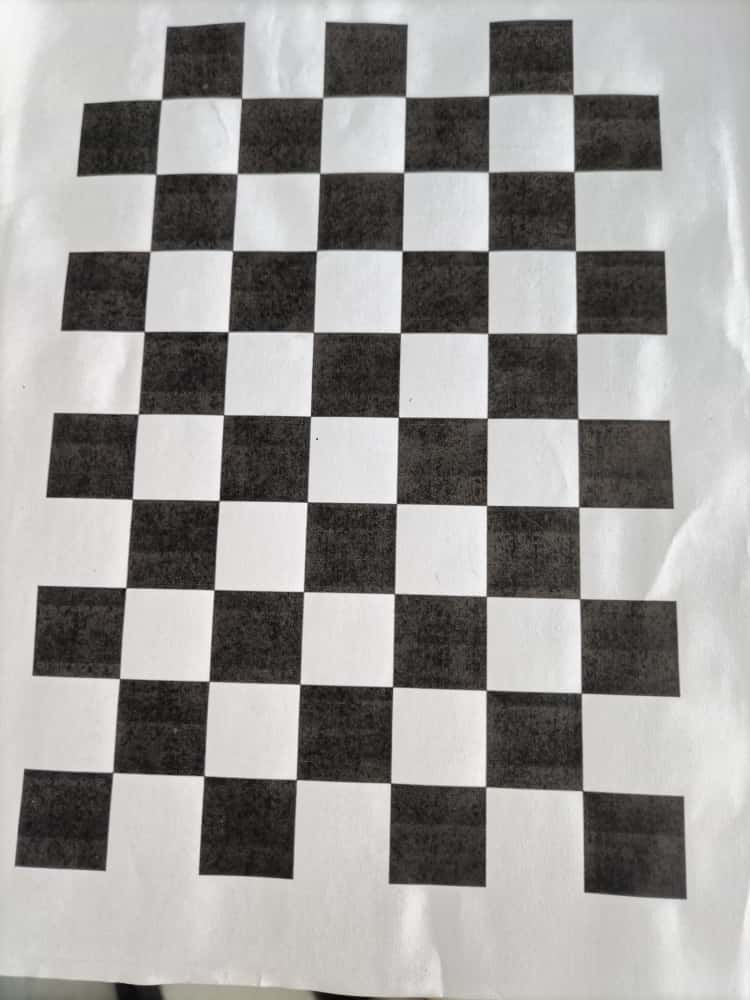
#> input picture 2025-09-19_practica_1_calibracion_camara/chessboard/WhatsApp Image 2025-09-20 at 12.33.55 PM(1).jpeg, 750 x 1000 px
$ jupyter execute practice.ipynb   (shell and % lines are left out)
#> lines starting #> are read from the running program, lines starting #| are printed output that depends on the picture; long printed decimals are rounded
[cell 1]
import cv2
import numpy as np
import glob

# Definir dimensiones del tablero (esquinas internas)
chessboard_size = (9, 6)

# Criterio de terminación de subpixeles
criteria = (cv2.TERM_CRITERIA_EPS + cv2.TERM_CRITERIA_MAX_ITER, 30, 0.001)

# Preparar puntos 3D (0,0,0 ... 8,5,0)
objp = np.zeros((np.prod(chessboard_size), 3), np.float32)
objp[:, :2] = np.mgrid[0:chessboard_size[0], 0:chessboard_size[1]].T.reshape(-1, 2)

objpoints = [] # Puntos 3D
imgpoints = [] # Puntos 2D

# Cargar imágenes del tablero
images = glob.glob('chessboard/*.jpeg')

for fname in images:
    img = cv2.imread(fname)
#> img is the input picture: shape (1000, 750, 3); mean B, G, R 151.9, 154, 156
    gray = cv2.cvtColor(img, cv2.COLOR_BGR2GRAY)

    ret, corners = cv2.findChessboardCorners(gray, chessboard_size, None)
#> ret = True; corners = 54 rows, first 8: [112.9, 772.4], [118.6, 679.5], [125.8, 587.8], [131.7, 500.8], [137.6, 412.7], [144.5, 331.5], [150.5, 251.5], [154.5, 175.6]
    if ret:
        objpoints.append(objp)
        corners2 = cv2.cornerSubPix(gray, corners, (11, 11), (-1, -1), criteria)
#> corners2 = 54 rows, first 8: [112.8, 772.4], [119.5, 678.5], [125.7, 587.6], [132.2, 499.1], [138.3, 413.9], [144.3, 331.5], [150.1, 251.3], [155.9, 174.4]
        imgpoints.append(corners2)

# Calibración
ret, mtx, dist, rvecs, tvecs = cv2.calibrateCamera(objpoints, imgpoints, gray.shape[::-1], None, None)
#> ret = 0.34; mtx = [[856.4, 0, 378], [0, 849.4, 472.5], [0, 0, 1]]; dist = [[0.0901, -0.806, 0.000205, 0.00163, 1.87]]; rvecs = ([-0.173, -0.0821, -1.55], [-0.139, -0.212, -1.57], [-0.0766, -0.174, -1.56]); tvecs = ([-2.87, 3.26, 9.24], [-2.5, 3.62, 8.98], [-2.63, 3.58, 9])

print("Matriz de la cámara:\n", mtx)
#| Matriz de la cámara:
#|  [[856.416   0.         378.005]
#|  [  0.         849.370 472.514]
#|  [  0.           0.           1.        ]]
print("Coeficientes de distorsión:\n", dist)
#| Coeficientes de distorsión:
#|  [[ 9.00925190e-02 -8.06043559e-01  2.05264307e-04  1.63495104e-03
#|    1.86709306e+00]]

# Corrección de una imagen de prueba
img = cv2.imread(images[0])
h, w = img.shape[:2]
#> h = 1000; w = 750
newcameramtx, roi = cv2.getOptimalNewCameraMatrix(mtx, dist, (w,h), 1, (w,h))
#> newcameramtx = [[856.9, 0, 378.8], [0, 859.6, 475.7], [0, 0, 1]]; roi = (30, 21, 691, 946)

dst = cv2.undistort(img, mtx, dist, None, newcameramtx)
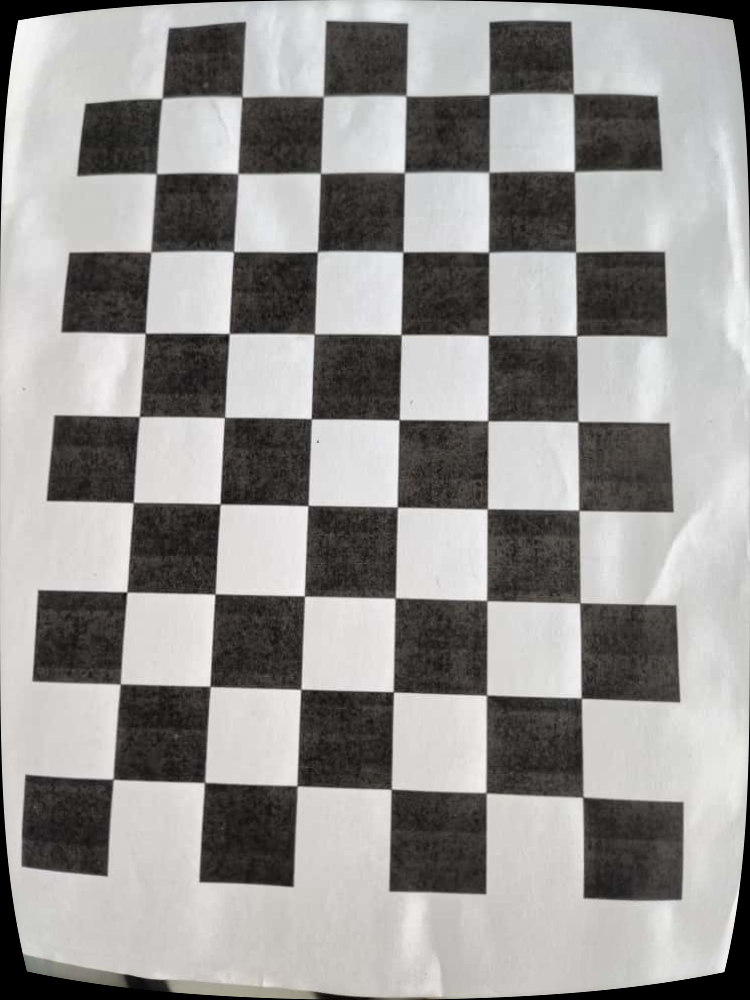
#> dst: shape (1000, 750, 3); mean B, G, R 146.9, 148.9, 150.8
cv2.imwrite('calibrated_result.jpg', dst)
#> Out = True

[cell 2]
# Calcular error de reproyección
mean_error = 0
for i in range(len(objpoints)):
    imgpoints2, _ = cv2.projectPoints(objpoints[i], rvecs[i], tvecs[i], mtx, dist)
    error = cv2.norm(imgpoints[i], imgpoints2, cv2.NORM_L2)/len(imgpoints2)
    mean_error += error
#> this loop made 3 passes
#> (error, mean_error) on passes 1 to 3: (0.043, 0.043), (0.0471, 0.0902), (0.0483, 0.138)
#> after the loop, mean_error = 0.138

print("Error medio de reproyección:", mean_error/len(objpoints))
#| Error medio de reproyección: 0.04615

[cell 3]
# Video en tiempo real con corrección de distorsión
cap = cv2.VideoCapture(0)  # Usar cámara web

print("Presiona 'q' para salir del video")
print("Presiona 's' para guardar un frame corregido")

while True:
    ret, frame = cap.read()
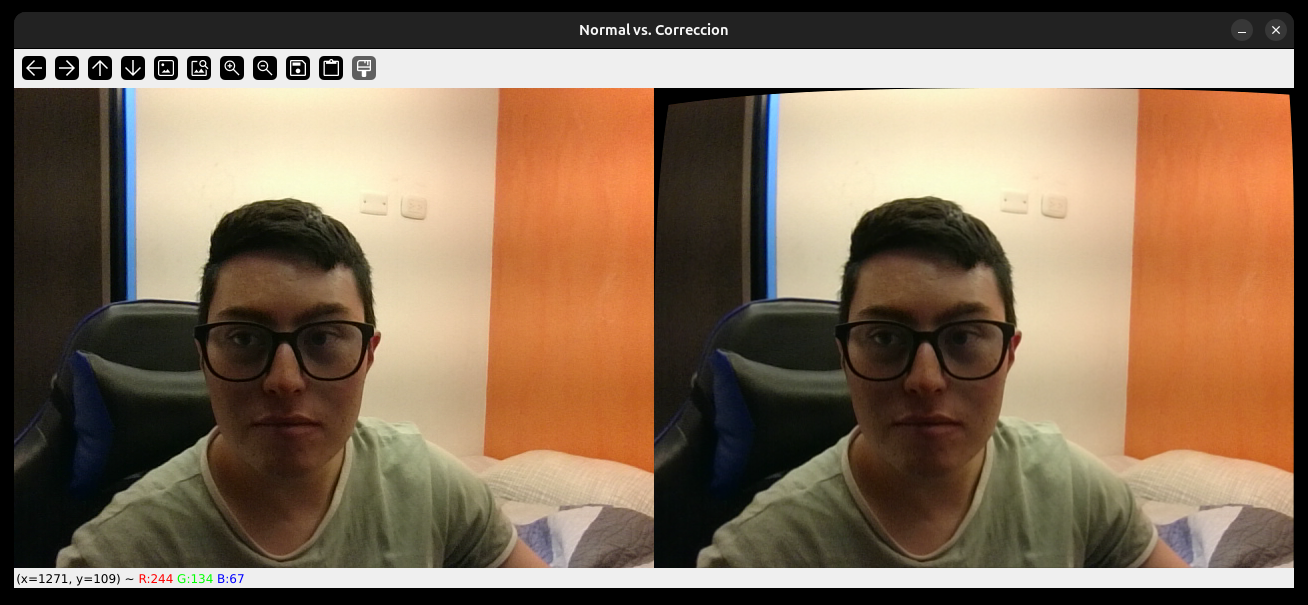
#> input picture 2025-09-19_practica_1_calibracion_camara/image.png, 1308 x 605 px, given in place of the camera
#> frame is the input picture: shape (605, 1308, 3); mean B, G, R 88.2, 109.8, 131.9
    if not ret:
        break

    # Aplicar corrección
    h, w = frame.shape[:2]
#> h = 605; w = 1308
    newcameramtx, roi = cv2.getOptimalNewCameraMatrix(mtx, dist, (w,h), 1, (w,h))
#> newcameramtx = [[1182, 0, 522.6], [0, 853, 471.9], [0, 0, 1]]; roi = (25, 384, 733, 130)
    undistorted = cv2.undistort(frame, mtx, dist, None, newcameramtx)
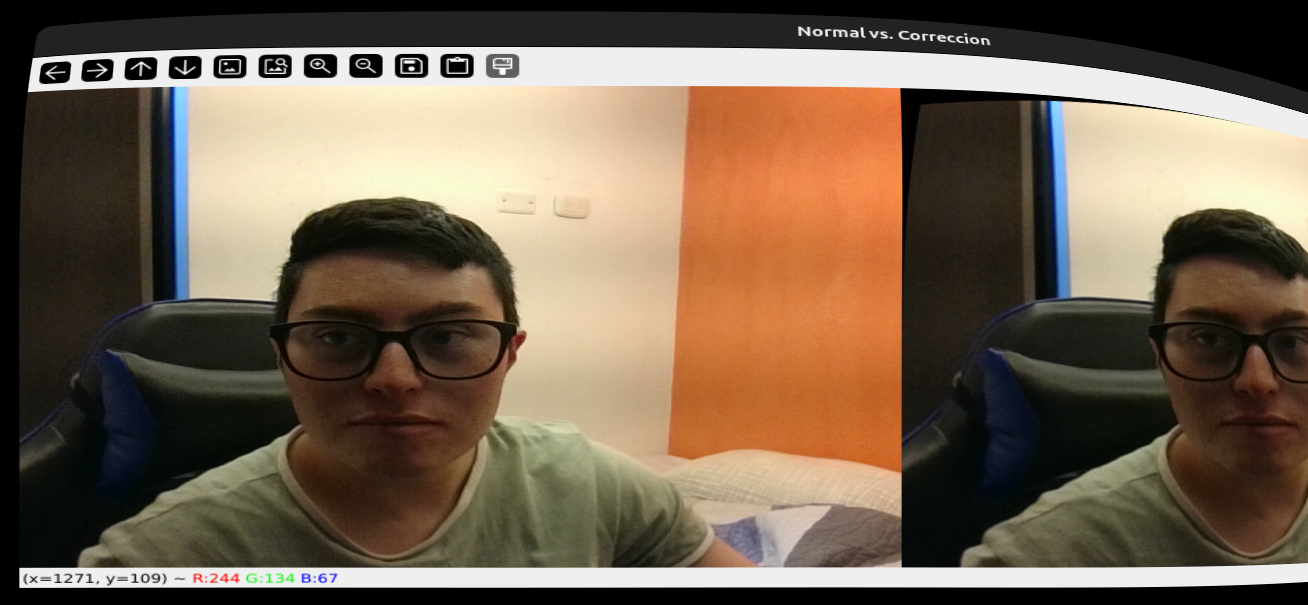
#> undistorted: shape (605, 1308, 3); mean B, G, R 80.9, 99, 116

    # Mostrar lado a lado
    combined = np.hstack((frame, undistorted))
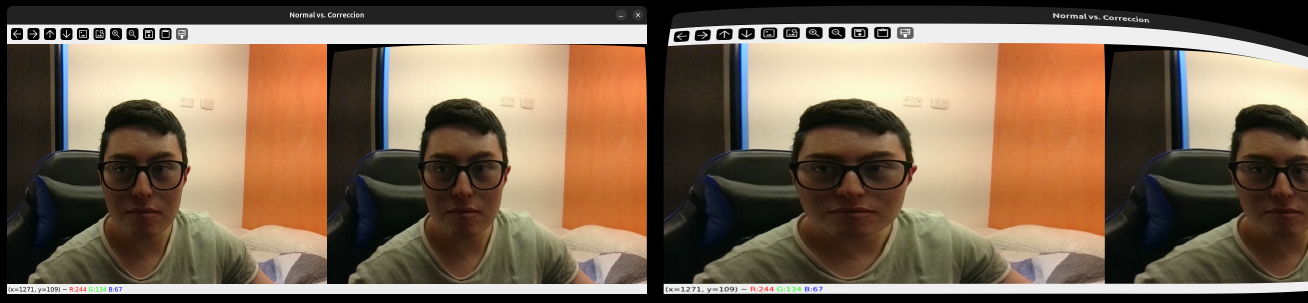
#> combined: shape (605, 2616, 3) (shown at 1/2 size); mean B, G, R 84.5, 104.4, 123.9
    combined = cv2.resize(combined, (1200, 400))  # Redimensionar para pantalla
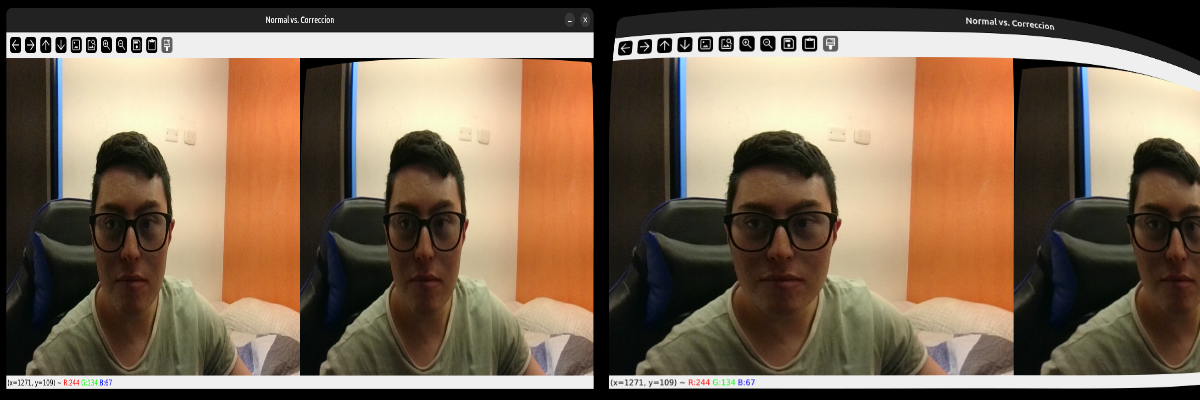
#> combined: shape (400, 1200, 3); mean B, G, R 84.5, 104.3, 123.9

    cv2.putText(combined, 'Original', (50, 30), cv2.FONT_HERSHEY_SIMPLEX, 1, (0,255,0), 2)
    cv2.putText(combined, 'Corregida', (650, 30), cv2.FONT_HERSHEY_SIMPLEX, 1, (0,255,0), 2)
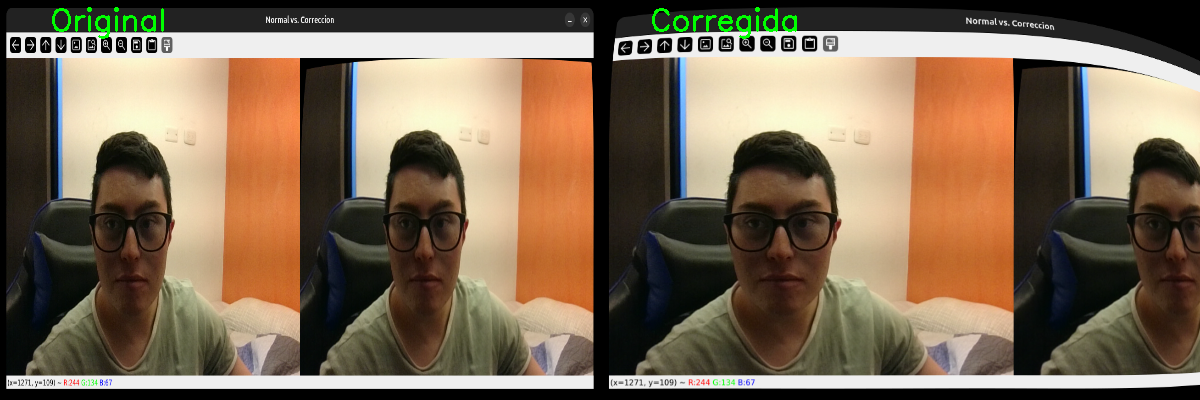
#> combined: shape (400, 1200, 3); mean B, G, R 84.3, 105.2, 123.7

    cv2.imshow('Comparacion: Original vs Corregida', combined)

    key = cv2.waitKey(1) & 0xFF
#> (key q is pressed here)
    if key == ord('q'):
        break
    elif key == ord('s'):
        cv2.imwrite('frame_comparison.jpg', combined)
        print("Frame guardado como 'frame_comparison.jpg'")

cap.release()
cv2.destroyAllWindows()
